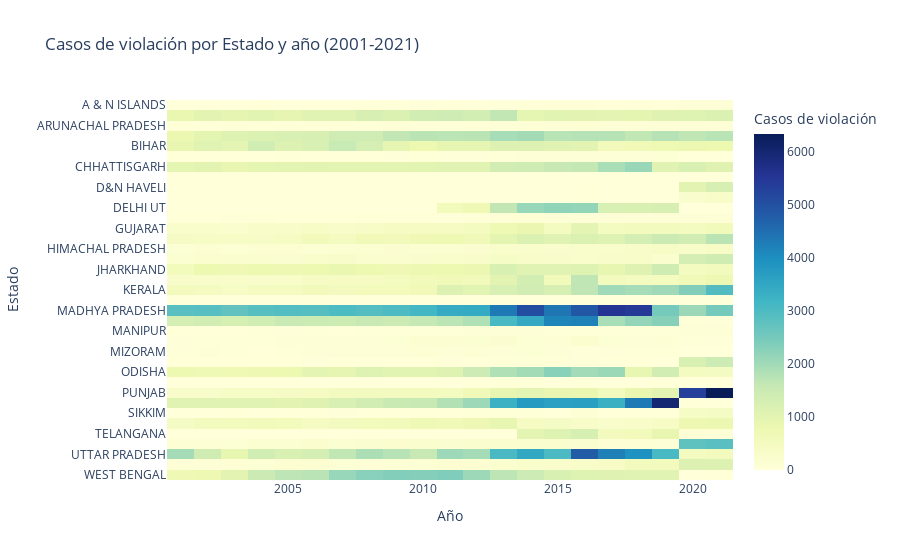

Notebook code for this chart:
### Code cell
# Instalamos otra librería para visualizaciones.

# import plotly.express as px

# Crear un heatmap (mapa de calor) usando Plotly.

heatmap_data = crimes_df_cleaned.pivot_table(
    values='Casos de violación', 
    index='Estado', 
    columns='Año', 
    aggfunc='sum', 
    fill_value=0
)

# Crear el heatmap (mapa de calor) interactivo con título.

fig = px.imshow(
    heatmap_data,
    labels=dict(x="Año", y="Estado", color="Casos de violación"),
    x=heatmap_data.columns,
    y=heatmap_data.index,
    color_continuous_scale="YlGnBu",
    aspect="auto",
    title="Casos de violación por Estado y año (2001-2021)" 
)

# Mostrar el heatmap (mapa de calor).

fig.show()

### Figure 1 — Plotly figure (JSON) as saved in the notebook; plotly's stock layout.template omitted (floating-point values rounded to 4 significant figures; data arrays with more than 128 entries replaced by an {"elided": "..."} marker saying what was removed)
{"data": [{"coloraxis": "coloraxis", "hovertemplate": "Año: %{x}<br>Estado: %{y}<br>Casos de violación: %{z}<extra></extra>", "name": "0", "type": "heatmap", "x": [2001, 2002, 2003, 2004, 2005, 2006, 2007, 2008, 2009, 2010, 2011, 2012, 2013, 2014, 2015, 2016, 2017, 2018, 2019, 2020, 2021], "xaxis": "x", "y": ["A & N ISLANDS", "ANDHRA PRADESH", "ARUNACHAL PRADESH", "ASSAM", "BIHAR", "CHANDIGARH", "CHHATTISGARH", "D & N HAVELI", "D&N HAVELI", "DAMAN & DIU", "DELHI UT", "GOA", "GUJARAT", "HARYANA", "HIMACHAL PRADESH", "JAMMU & KASHMIR", "JHARKHAND", "KARNATAKA", "KERALA", "LAKSHADWEEP", "MADHYA PRADESH", "MAHARASHTRA", "MANIPUR", "MEGHALAYA", "MIZORAM", "NAGALAND", "ODISHA", "PUDUCHERRY", "PUNJAB", "RAJASTHAN", "SIKKIM", "TAMIL NADU", "TELANGANA", "TRIPURA", "UTTAR PRADESH", "UTTARAKHAND", "WEST BENGAL"], "yaxis": "y", "z": {"elided": "37x21 int values"}}], "layout": {"coloraxis": {"colorbar": {"title": {"text": "Casos de violación"}}, "colorscale": [[0, "rgb(255,255,217)"], [0.125, "rgb(237,248,177)"], [0.25, "rgb(199,233,180)"], [0.375, "rgb(127,205,187)"], [0.5, "rgb(65,182,196)"], [0.625, "rgb(29,145,192)"], [0.75, "rgb(34,94,168)"], [0.875, "rgb(37,52,148)"], [1, "rgb(8,29,88)"]]}, "title": {"text": "Casos de violación por Estado y año (2001-2021)"}, "xaxis": {"anchor": "y", "domain": [0, 1], "title": {"text": "Año"}}, "yaxis": {"anchor": "x", "autorange": "reversed", "domain": [0, 1], "title": {"text": "Estado"}}}}
